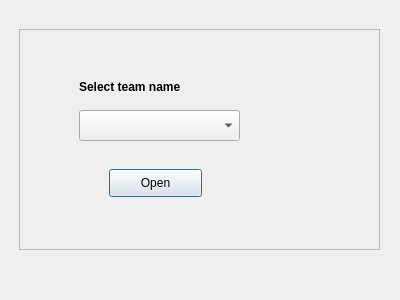
<?xml version="1.0" encoding="UTF-8"?>
<ui version="4.0">
 <class>Dialog</class>
 <widget class="QDialog" name="Dialog">
  <property name="geometry">
   <rect>
    <x>0</x>
    <y>0</y>
    <width>400</width>
    <height>300</height>
   </rect>
  </property>
  <property name="windowTitle">
   <string>Dialog</string>
  </property>
  <widget class="QFrame" name="frame">
   <property name="geometry">
    <rect>
     <x>19</x>
     <y>29</y>
     <width>361</width>
     <height>221</height>
    </rect>
   </property>
   <property name="frameShape">
    <enum>QFrame::StyledPanel</enum>
   </property>
   <property name="frameShadow">
    <enum>QFrame::Raised</enum>
   </property>
   <widget class="QLabel" name="label_team">
    <property name="geometry">
     <rect>
      <x>60</x>
      <y>50</y>
      <width>181</width>
      <height>16</height>
     </rect>
    </property>
    <property name="font">
     <font>
      <family>Arial</family>
      <weight>75</weight>
      <bold>true</bold>
     </font>
    </property>
    <property name="text">
     <string>Select team name</string>
    </property>
   </widget>
   <widget class="QComboBox" name="combo_name">
    <property name="geometry">
     <rect>
      <x>60</x>
      <y>81</y>
      <width>161</width>
      <height>31</height>
     </rect>
    </property>
   </widget>
   <widget class="QPushButton" name="btn_open">
    <property name="geometry">
     <rect>
      <x>90</x>
      <y>140</y>
      <width>93</width>
      <height>28</height>
     </rect>
    </property>
    <property name="text">
     <string>Open</string>
    </property>
   </widget>
  </widget>
 </widget>
 <resources/>
 <connections/>
</ui>
